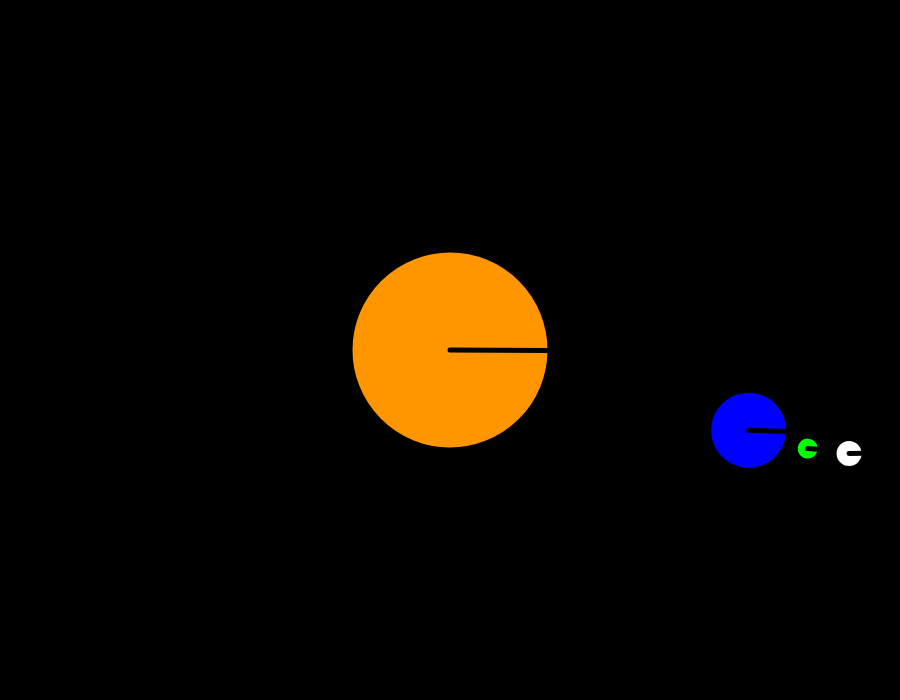
Frame 1 (no input)
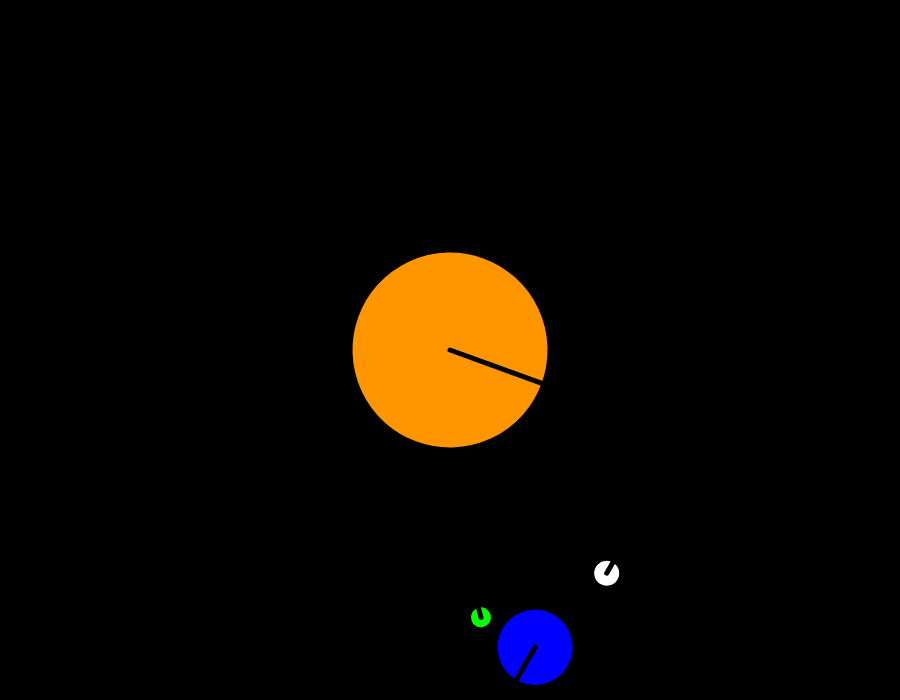
Frame 60 (no input)
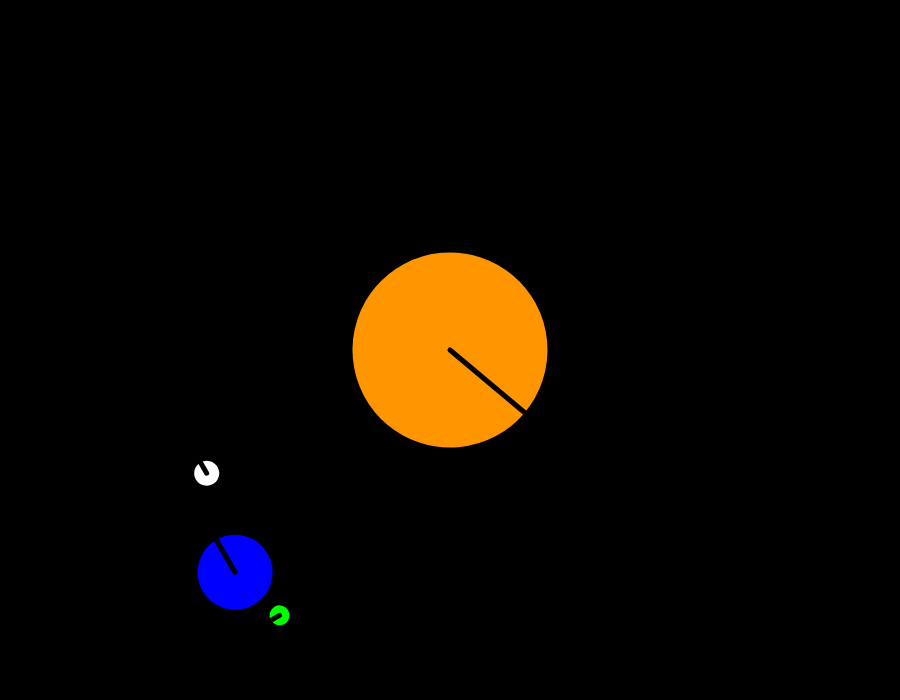
Frame 120 (the mouse pressed at the canvas centre since frame 60)

The p5.js sketch that drew these frames (run headless with seeded random() and noise() and a simulated clock; from frame 60 on, the mouse is pressed at the canvas centre):

// p5.js sketch
// ── sketch.js
///////////// My customizations to the game /////////////
/*

1. Features Added
   a. Added an extra celestial object that rotates around earth.

2. Code enhancements
   a. Used ES6 syntax when possible (let, const)
   b. Code formatted done by prettier
*/
//////////////////////////

let speed;

function setup() {
    createCanvas(900, 700);
}

function draw() {
    background(0);
    speed = frameCount;

    /***** Implementing the Sun transformation logic *****/

    translate(width / 2, height / 2);

    // Sun rotating around its axis at the speed / 3
    push();
    rotate(radians(speed / 3));
    celestialObj(color(255, 150, 0), 200); // Drawing the Sun celestial object
    pop();

    /***** Implementing the Earth transformation logic *****/

    // Earth rotating around the sun at velocity of speed variable
    rotate(radians(speed));

    /* The earth is at orbit 300 pixels. So 300 px on the x-axis and relatively, 75 px on the y-axis
    is a convenient number to rotate around the sun. We translate by these values.
    */
    translate(300, 300 / 4);

    // Now, rotating the earth around its axis at velocity of the speed variable
    push();
    rotate(radians(speed));
    celestialObj(color(0, 0, 255), 80); // Drawing the Earth celestial object

    /***** Implementing the Celestial Body transformation logic *****/
    // added a celestial object that rotates around the earth
    push();
    // It rotates around the earth at a velocity of speed * 1.25
    rotate(radians(speed * 1.25));
    // Giving the celestial body an orbit of 60 px on the x-axis and 15 px on the y-axis
    translate(60, 60 / 4);

    push();
    // The celestial object rotates around its axis at a velocity of the speed variable
    rotate(radians(speed));
    celestialObj(color(0, 255, 0), 25); // Drawing a green celestial body object
    pop();

    pop();

    pop();

    /***** Implementing the Moon transformation logic *****/
    push();
    /* Since the moon rotate in an opposite direction to the earth at velocity of speed * 2, we inverse by adding
    a negative sign to the rotation function.
    */
    rotate(radians(-speed * 2));
    /* The moon is at orbit 100 pixels. So 100 px on the x-axis and relatively, 25 px on the y-axis
     is a convenient number to rotate around the sun. We translate by these values.
    */
    translate(100, 100 / 4);
    celestialObj(color(255, 255, 255), 30); // Drawing the Moon celestial object

    pop(); //
}

function celestialObj(c, size) {
    strokeWeight(5);
    fill(c);
    stroke(0);
    ellipse(0, 0, size, size);
    line(0, 0, size / 2, 0);
}
